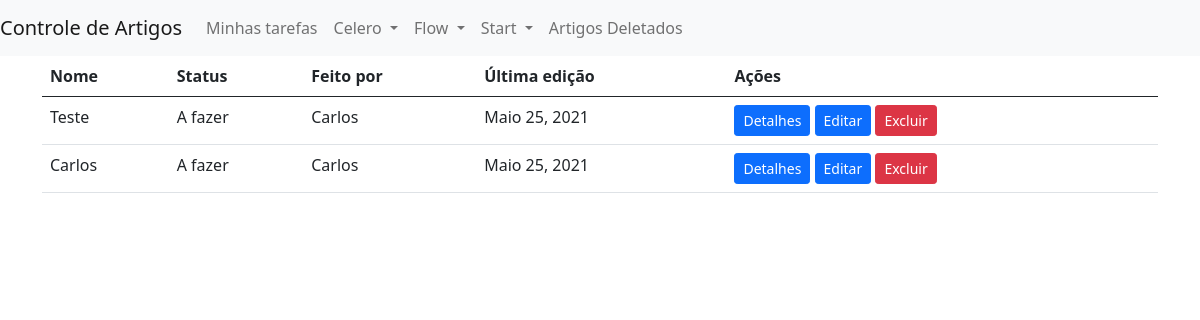
The page /artigos/celero/ on the database its author committed.
### articles/models.py (models this page shows, shortened)
class Article(models.Model):
    STATUS_CHOICES = (
        ('AF', 'A fazer'),
        ('FF', 'Feito'),
        ('AR', 'Atualizar'),
        ('AO', 'Atualizado')
    )
    PRODUCT_CHOICES = (
        ('CE', 'Celero'),
        ('ST', 'Start'),
        ('FW', 'Flow')
    )
    article_id = models.UUIDField(primary_key=True, editable=False, default=uuid.uuid4)
    name = models.CharField(max_length=150)
    url = models.URLField(max_length=200, null=True, blank=True)
    status = models.CharField(max_length=2, choices=STATUS_CHOICES)
    last_updated = models.DateField(auto_now=True)
    owner = models.ForeignKey(User, null=True, blank=True, on_delete=models.SET_NULL)
    category = models.CharField(max_length=150, null=True, blank=True)
    product = models.CharField(max_length=2, choices=PRODUCT_CHOICES)
    is_deleted = models.BooleanField(default=False)

### articles/views.py (the view)
# urls.py: path('celero/', views.celero_list_articles, name='celero_list_articles'),
def celero_list_articles(request):
    template_name = 'articles/list_articles.html'
    articles = Article.objects.filter(is_deleted=False, product='CE')
    context = {
        'articles': articles
    }
    return render(request, template_name, context)

### templates/articles/list_articles.html (shortened to what this page needs)
{% extends 'base.html' %}
{% block body %}
    <div class="container">
        <div class="row">
            <div class="col-md-12">
                <table class="table">
                    <thead>
                      <tr>
                        <th scope="col">Nome</th>
                        <th scope="col">Status</th>
                        <th scope="col">Feito por</th>
                        <th scope="col">Última edição</th>
                        <th scope="col">Ações</th>
                      </tr>
                    </thead>
                    <tbody>
                          {% for article in articles  %}
                          <tr>
                            <td>{{article.name}}</td>
                            <td>{{article.get_status_display}}</td>
                            <td>{{article.owner.first_name}}</td>
                            <td>{{article.last_updated}}</td>
                            <td>
                              <a href="#" class="btn btn-primary btn-sm">Detalhes</a>
                              <a href="{% url 'artigos:edit_article' article.article_id  %}" class="btn btn-primary btn-sm">Editar</a>
                              <a href="{% url 'artigos:delete_article' article.article_id  %}" class="btn btn-danger btn-sm confirm-delete" data-toggle="modal", data-target="#confirmDeleteModal" id="deleteButton-{{ article.article_id }}" >Excluir</a>
                            </td>
                          </tr>
                          {% endfor %}
                    </tbody>
                  </table>
            </div>
        </div>
    </div>
{% endblock body %}

### rows shown on the page
Article: name "Teste", status "A fazer", owner.first_name "Carlos", last_updated "Maio 25, 2021"
Article: name "Carlos", status "A fazer", owner.first_name "Carlos", last_updated "Maio 25, 2021"
